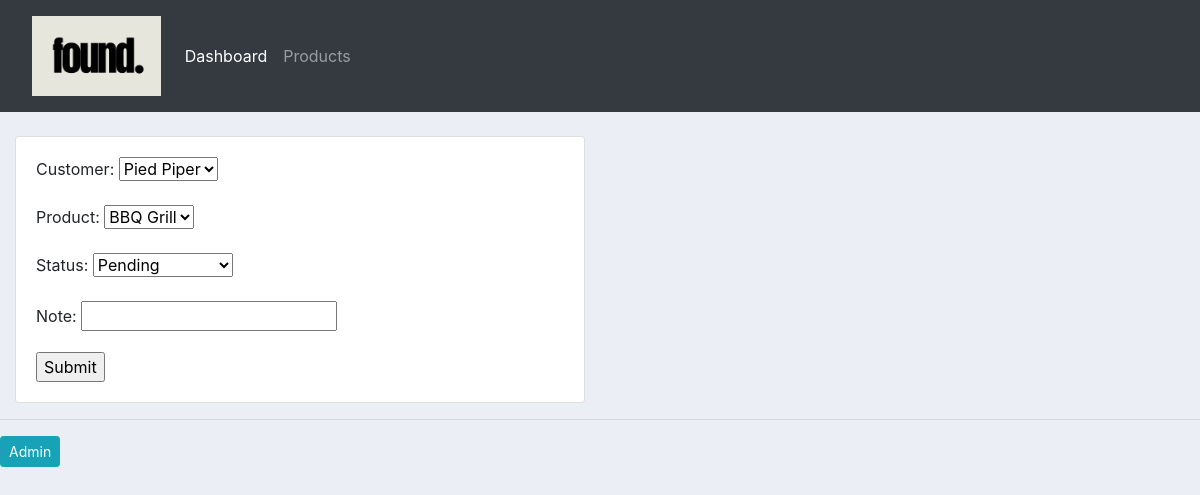
The page /update_order/1/ on the database its author committed.
### accounts/models.py (models this page shows, shortened)
class Order(models.Model):
    STATUS = (
        ("Pending", "Pending"),
        ("Out for delivery", "Out for delivery"),
        ("Delivered", "Delivered"),
    )
    customer = models.ForeignKey(Customer, null=True, on_delete=models.SET_NULL)
    product = models.ForeignKey(Product, null=True, on_delete=models.SET_NULL)
    date_created = models.DateTimeField(auto_now_add=True)
    status = models.CharField(max_length=200, null=True, choices=STATUS)
    note = models.CharField(max_length=1000, null=True)

### accounts/views.py (the view)
# urls.py: path("update_order/<str:pk>/", views.updateOrder, name="update_order"),
def updateOrder(request, pk):
    order = Order.objects.get(id=pk)
    form = OrderForm(instance=order)
    if request.method == "POST":
        form = OrderForm(request.POST, instance=order)
        if form.is_valid():
            form.save()
            return redirect("customer", pk_test=order.customer.id)
    context = { "form": form,}
    return render(request, "accounts/update_order.html", context)

### accounts/forms.py
class OrderForm(ModelForm):
    class Meta:
        model = Order
        fields = "__all__"

### accounts/models.py (called while the page is built)
    def __str__(self):
        return self.name

    def __str__(self):
        return self.name

### accounts/templates/accounts/update_order.html
{% extends 'accounts/main.html' %} {% load static %} {% block content %}
<br />
<div class="row">
  <div class="col-md-6">
    <div class="card card-body">
      <form action="" method="POST">
        {% csrf_token %} {{ form.as_p }}
        <input type="submit" name="Submit" />
      </form>
    </div>
  </div>
</div>
{% endblock %}

### accounts/static/css/main.css (style rules this page uses)
body { background-color: #ebeff5; }

### rows shown on the page
Order: customer "Pied Piper", product "BBQ Grill", status "Pending"
